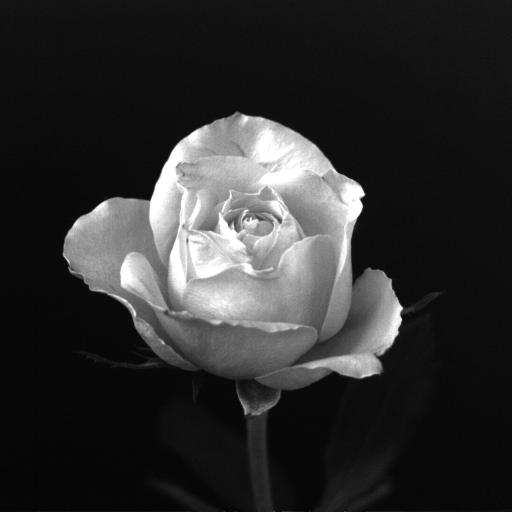
#> input picture Assignment 1 - ImageResolution/Images/rose.jpg, 1024 x 1024 px (shown at 1/2 size)
$ python main.py
#> lines starting #> are read from the running program, lines starting #| are printed output that depends on the picture; after the words box and inside, x2 and y2 are one past the last pixel; in counts of white or black regions, pixels touching at a corner belong together
from PIL import Image
import numpy as np
import math

img = Image.open("./Images/rose.jpg")
#> img is the input picture: PIL image 1024x1024 L; min 0, max 255, mean 46.8
originalImage = img.load()
# img.show()

def upSizeImage(size, image):
    upSizeFactor = 1024 / size
    newImage = [[0 for x in range(1024)] for x in range(1024)]
    i, j = 0, 0
    while i < 1024:
        while j < 1024:
            newImage[i][j] = image[int(i/upSizeFactor)][int(j/upSizeFactor)]
            j += 1
        j = 0
        i += 1
    imageArray = np.array(newImage, dtype=np.uint8)
    resultImage = Image.fromarray(np.array(imageArray), mode="L")
    resultImage.save(f"./Images/{size}x{size}Upsized.png")
    resultImage.show()
    print(f"Upsized image: {resultImage.size}")

def downSizeImage(size, image):
    downsizeFactor = 1024 / size
    newImage = [[0 for x in range(size)] for x in range(size)]
    i, j = 0, 0
    while i < size:
        while j < size:
            newImage[i][j] = image[j*downsizeFactor,i*downsizeFactor]
            j += 1
        j = 0
        i += 1
    imageArray = np.array(newImage, dtype=np.uint8)
    resultImage = Image.fromarray(np.array(imageArray), mode="L")
    resultImage.save(f"./Images/{size}x{size}.png")
    resultImage.show()
    print(f"Downsized image: {resultImage.size}")
    upSizeImage(size, newImage)

def changeGrayScale(level, image):
#> called with level = 128
    size = 1024
    grayScaleFactor = 256 / (level)
    grayValues = set()
    newImage = [[0 for x in range(size)] for x in range(size)]
    i, j = 0, 0
    while i < size:
        while j < size:
            if image[j,i]/grayScaleFactor <= 1:
                newImage[i][j] = 0
            else:
                newImage[i][j] = int(math.ceil(image[j,i]/grayScaleFactor)*grayScaleFactor-1)
            grayValues.add(newImage[i][j])
            j += 1
        j = 0
        i += 1
    imageArray = np.array(newImage, dtype=np.uint8)
    resultImage = Image.fromarray(np.array(imageArray), mode="L")
    resultImage.load()
    resultImage.show()
    resultImage.save(f"./Images/{level}Grayscale.png")
    print(f"Grayscale image: {level}")
    print(f'Gray values: {grayValues}')
    print(f'Number of unique gray values: {len(grayValues)}')

# [8 lines of commented-out code are left out]
changeGrayScale(128, originalImage)
changeGrayScale(64, originalImage)
changeGrayScale(32, originalImage)
changeGrayScale(16, originalImage)
changeGrayScale(8, originalImage)
#> in changeGrayScale (call 5), `resultImage = Image.fromarray(np.array(imageArray), mode="L")`:
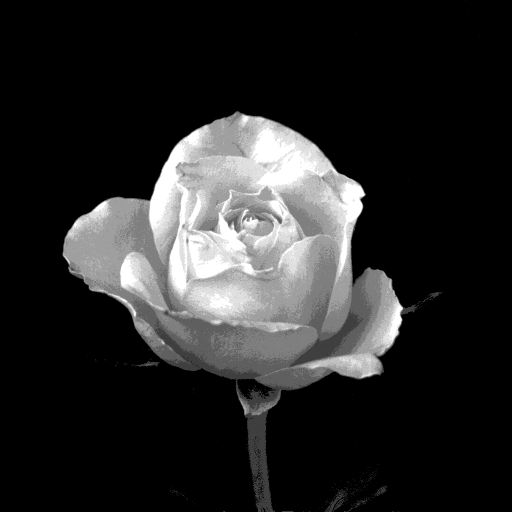
#> resultImage: PIL image 1024x1024 L (shown at 1/2 size); min 0, max 255, mean 40.1
changeGrayScale(4, originalImage)
#> in changeGrayScale (call 6), `resultImage = Image.fromarray(np.array(imageArray), mode="L")`:
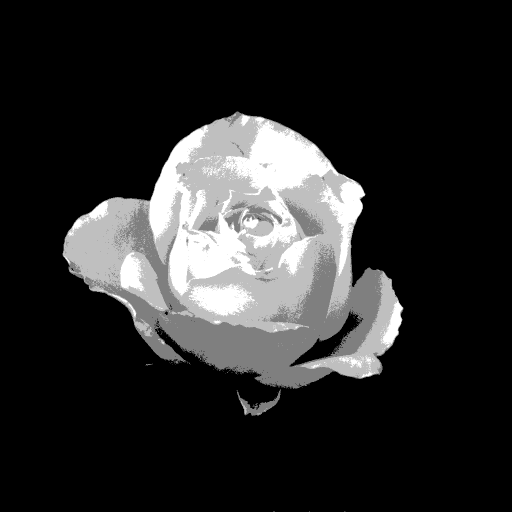
#> resultImage: PIL image 1024x1024 L (shown at 1/2 size); min 0, max 255, mean 42.7
changeGrayScale(2, originalImage)
#> in changeGrayScale (call 7), `resultImage = Image.fromarray(np.array(imageArray), mode="L")`:
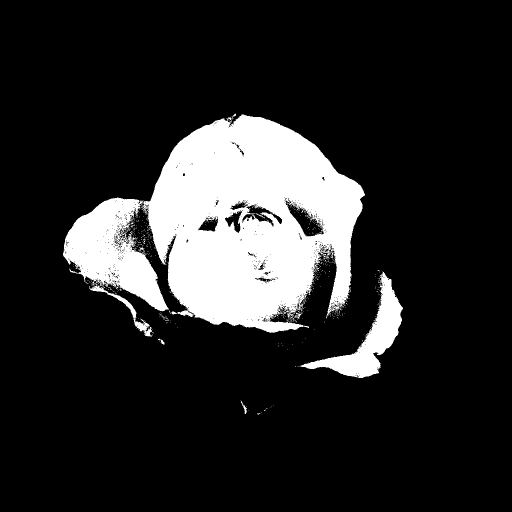
#> resultImage: PIL image 1024x1024 L (shown at 1/2 size); 15.8% white; 524 white regions (512 under 20 px), largest, box (x1, y1, x2, y2) and area: (281, 229, 730, 666) 128594, (126, 395, 338, 623) 23281, (601, 543, 806, 756) 11377
